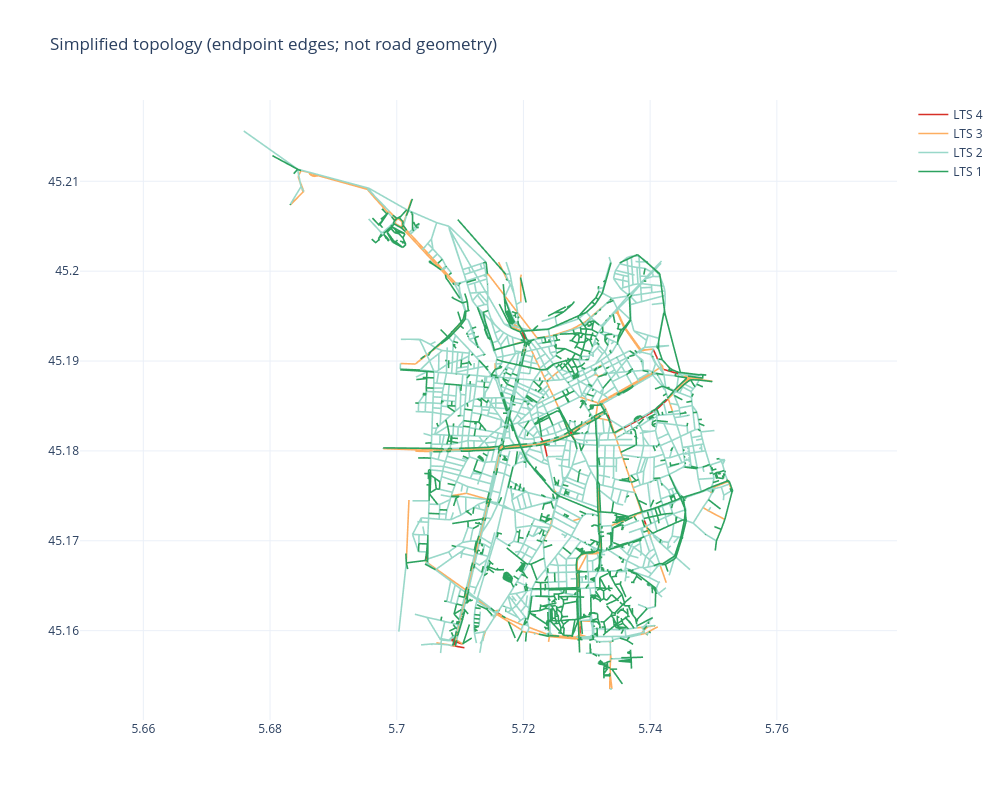
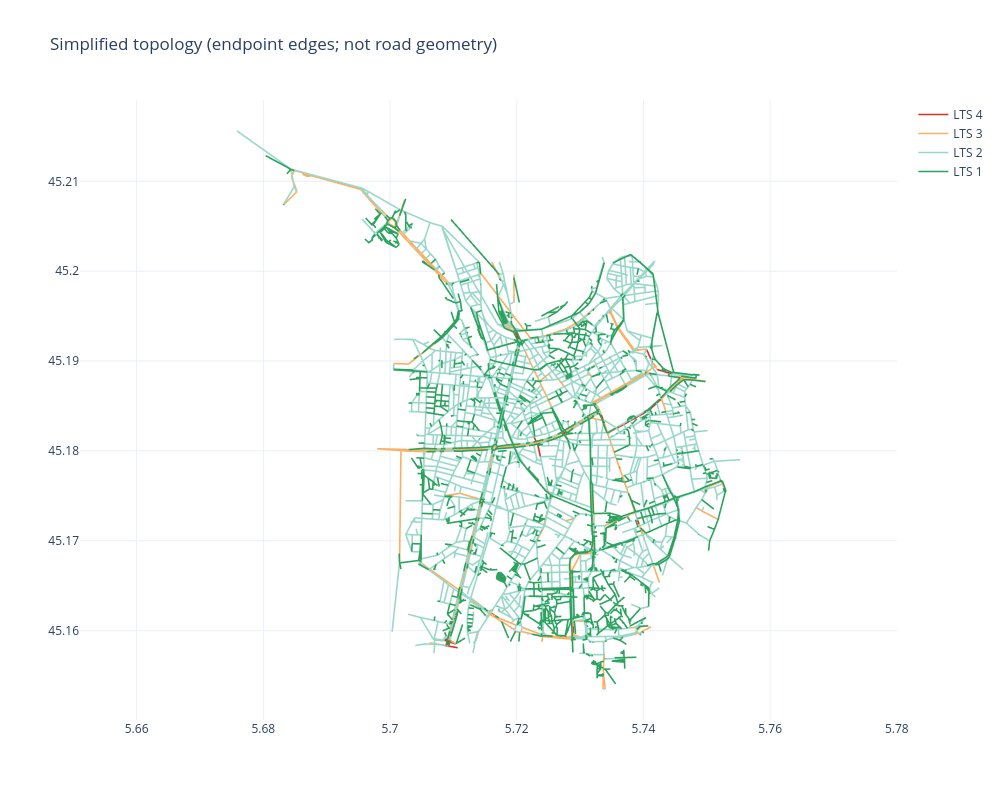
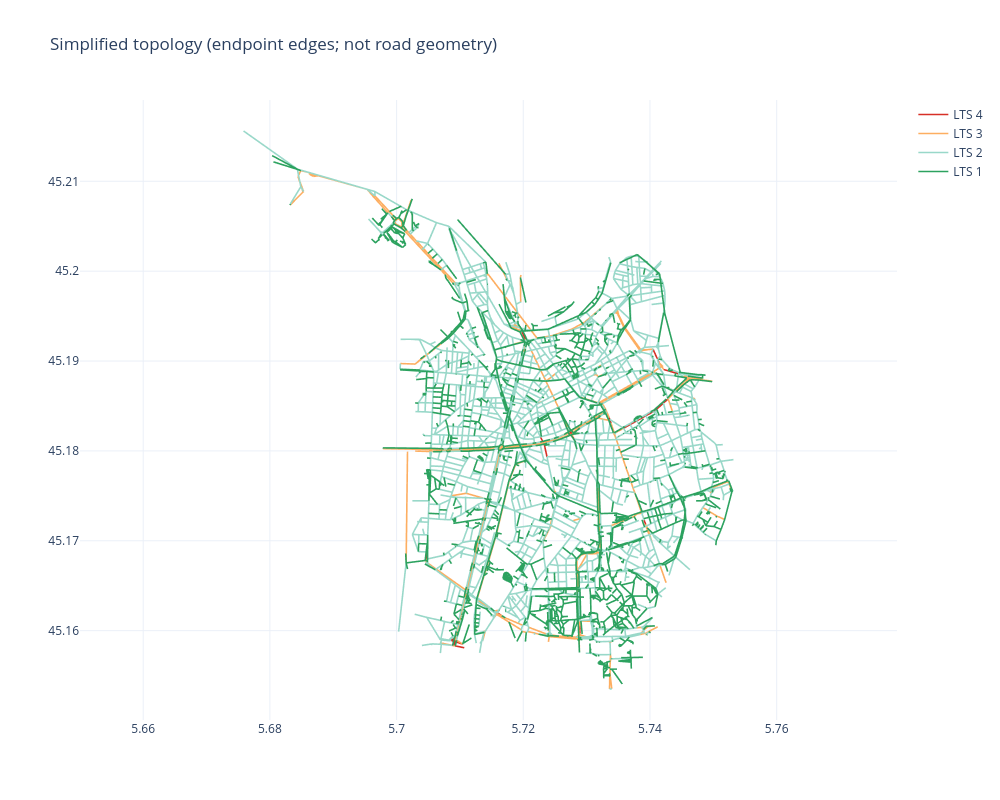
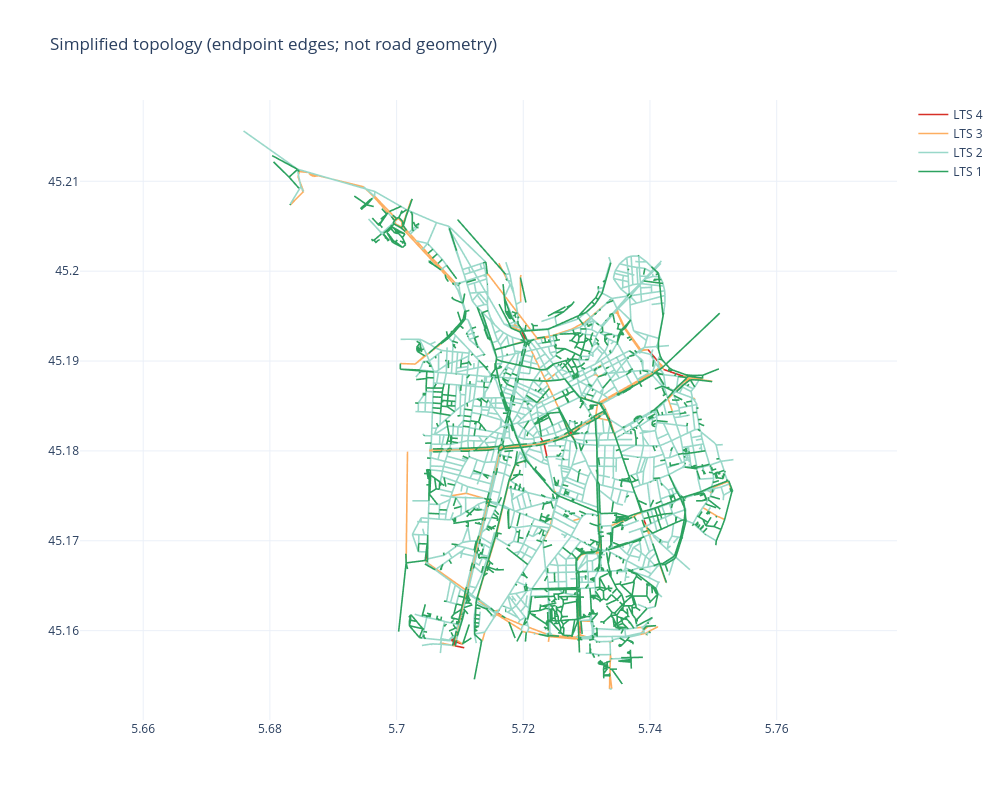

The code cell stored with these charts, in order, in its notebook:
### Markdown cell above
## 6. Plots of the simplified networks
Straight lines between the remaining nodes (topology view). Grey = LTS 5, purple = LTS 5 that must be upgraded to LTS 1.

### Code cell
for year, G in sorted(metric_graphs.items()):
    print(f"{year}: {G.number_of_nodes():,} nodes, {G.number_of_edges():,} edges")
    fig = plot_topology(G, show_nodes=False)

### Figure 1 — Plotly figure (JSON) as saved in the notebook; plotly's stock layout.template omitted (floating-point values rounded to 4 significant figures; data arrays with more than 128 entries replaced by an {"elided": "..."} marker saying what was removed)
{"data": [{"line": {"color": "#d73027", "width": 1.6}, "mode": "lines", "name": "LTS 4", "type": "scattergl", "x": {"elided": "150 float values"}, "y": {"elided": "150 float values"}}, {"line": {"color": "#fdae61", "width": 1.6}, "mode": "lines", "name": "LTS 3", "type": "scattergl", "x": {"elided": "2028 float values"}, "y": {"elided": "2028 float values"}}, {"line": {"color": "#99d8c9", "width": 1.6}, "mode": "lines", "name": "LTS 2", "type": "scattergl", "x": {"elided": "10140 float values"}, "y": {"elided": "10140 float values"}}, {"line": {"color": "#2ca25f", "width": 1.6}, "mode": "lines", "name": "LTS 1", "type": "scattergl", "x": {"elided": "7089 float values"}, "y": {"elided": "7089 float values"}}], "layout": {"height": 800, "title": {"text": "Simplified topology (endpoint edges; not road geometry)"}, "width": 1000, "yaxis": {"scaleanchor": "x", "scaleratio": 1.419}}}

### Figure 2 — Plotly figure (JSON) as saved in the notebook; plotly's stock layout.template omitted (floating-point values rounded to 4 significant figures; data arrays with more than 128 entries replaced by an {"elided": "..."} marker saying what was removed)
{"data": [{"line": {"color": "#d73027", "width": 1.6}, "mode": "lines", "name": "LTS 4", "type": "scattergl", "x": {"elided": "150 float values"}, "y": {"elided": "150 float values"}}, {"line": {"color": "#fdae61", "width": 1.6}, "mode": "lines", "name": "LTS 3", "type": "scattergl", "x": {"elided": "2010 float values"}, "y": {"elided": "2010 float values"}}, {"line": {"color": "#99d8c9", "width": 1.6}, "mode": "lines", "name": "LTS 2", "type": "scattergl", "x": {"elided": "10164 float values"}, "y": {"elided": "10164 float values"}}, {"line": {"color": "#2ca25f", "width": 1.6}, "mode": "lines", "name": "LTS 1", "type": "scattergl", "x": {"elided": "7383 float values"}, "y": {"elided": "7383 float values"}}], "layout": {"height": 800, "title": {"text": "Simplified topology (endpoint edges; not road geometry)"}, "width": 1000, "yaxis": {"scaleanchor": "x", "scaleratio": 1.419}}}

### Figure 3 — Plotly figure (JSON) as saved in the notebook; plotly's stock layout.template omitted (floating-point values rounded to 4 significant figures; data arrays with more than 128 entries replaced by an {"elided": "..."} marker saying what was removed)
{"data": [{"line": {"color": "#d73027", "width": 1.6}, "mode": "lines", "name": "LTS 4", "type": "scattergl", "x": {"elided": "153 float values"}, "y": {"elided": "153 float values"}}, {"line": {"color": "#fdae61", "width": 1.6}, "mode": "lines", "name": "LTS 3", "type": "scattergl", "x": {"elided": "2058 float values"}, "y": {"elided": "2058 float values"}}, {"line": {"color": "#99d8c9", "width": 1.6}, "mode": "lines", "name": "LTS 2", "type": "scattergl", "x": {"elided": "10305 float values"}, "y": {"elided": "10305 float values"}}, {"line": {"color": "#2ca25f", "width": 1.6}, "mode": "lines", "name": "LTS 1", "type": "scattergl", "x": {"elided": "7890 float values"}, "y": {"elided": "7890 float values"}}], "layout": {"height": 800, "title": {"text": "Simplified topology (endpoint edges; not road geometry)"}, "width": 1000, "yaxis": {"scaleanchor": "x", "scaleratio": 1.419}}}

### Figure 4 — Plotly figure (JSON) as saved in the notebook; plotly's stock layout.template omitted (floating-point values rounded to 4 significant figures; data arrays with more than 128 entries replaced by an {"elided": "..."} marker saying what was removed)
{"data": [{"line": {"color": "#d73027", "width": 1.6}, "mode": "lines", "name": "LTS 4", "type": "scattergl", "x": [5.709, 5.709, null, 5.709, 5.709, null, 5.74, 5.741, null, 5.734, 5.734, null, 5.734, 5.734, null, 5.728, 5.727, null, 5.728, 5.728, null, 5.728, 5.728, null, 5.723, 5.723, null, 5.723, 5.723, null, 5.723, 5.723, null, 5.711, 5.707, null, 5.705, 5.705, null, 5.724, 5.723, null, 5.701, 5.701, null, 5.709, 5.71, null, 5.709, 5.709, null, 5.742, 5.745, null, 5.728, 5.728, null, 5.728, 5.728, null, 5.728, 5.727, null, 5.72, 5.72, null, 5.727, 5.727, null, 5.727, 5.727, null, 5.734, 5.734, null, 5.723, 5.723, null, 5.709, 5.709, null, 5.709, 5.709, null, 5.709, 5.709, null, 5.709, 5.709, null, 5.709, 5.709, null, 5.729, 5.729, null, 5.707, 5.708, null, 5.717, 5.716, null, 5.717, 5.717, null, 5.701, 5.701, null, 5.739, 5.739, null], "y": [45.16, 45.16, null, 45.16, 45.16, null, 45.19, 45.19, null, 45.18, 45.18, null, 45.18, 45.18, null, 45.18, 45.18, null, 45.18, 45.18, null, 45.18, 45.18, null, 45.18, 45.18, null, 45.18, 45.18, null, 45.18, 45.18, null, 45.16, 45.16, null, 45.17, 45.17, null, 45.18, 45.18, null, 45.21, 45.21, null, 45.16, 45.16, null, 45.16, 45.16, null, 45.19, 45.19, null, 45.18, 45.18, null, 45.18, 45.18, null, 45.18, 45.18, null, 45.19, 45.19, null, 45.18, 45.18, null, 45.18, 45.18, null, 45.18, 45.18, null, 45.18, 45.18, null, 45.16, 45.16, null, 45.16, 45.16, null, 45.16, 45.16, null, 45.16, 45.16, null, 45.16, 45.16, null, 45.16, 45.16, null, 45.19, 45.19, null, 45.16, 45.16, null, 45.16, 45.16, null, 45.21, 45.21, null, 45.17, 45.17, null]}, {"line": {"color": "#fdae61", "width": 1.6}, "mode": "lines", "name": "LTS 3", "type": "scattergl", "x": {"elided": "1899 float values"}, "y": {"elided": "1899 float values"}}, {"line": {"color": "#99d8c9", "width": 1.6}, "mode": "lines", "name": "LTS 2", "type": "scattergl", "x": {"elided": "10413 float values"}, "y": {"elided": "10413 float values"}}, {"line": {"color": "#2ca25f", "width": 1.6}, "mode": "lines", "name": "LTS 1", "type": "scattergl", "x": {"elided": "8208 float values"}, "y": {"elided": "8208 float values"}}], "layout": {"height": 800, "title": {"text": "Simplified topology (endpoint edges; not road geometry)"}, "width": 1000, "yaxis": {"scaleanchor": "x", "scaleratio": 1.419}}}
